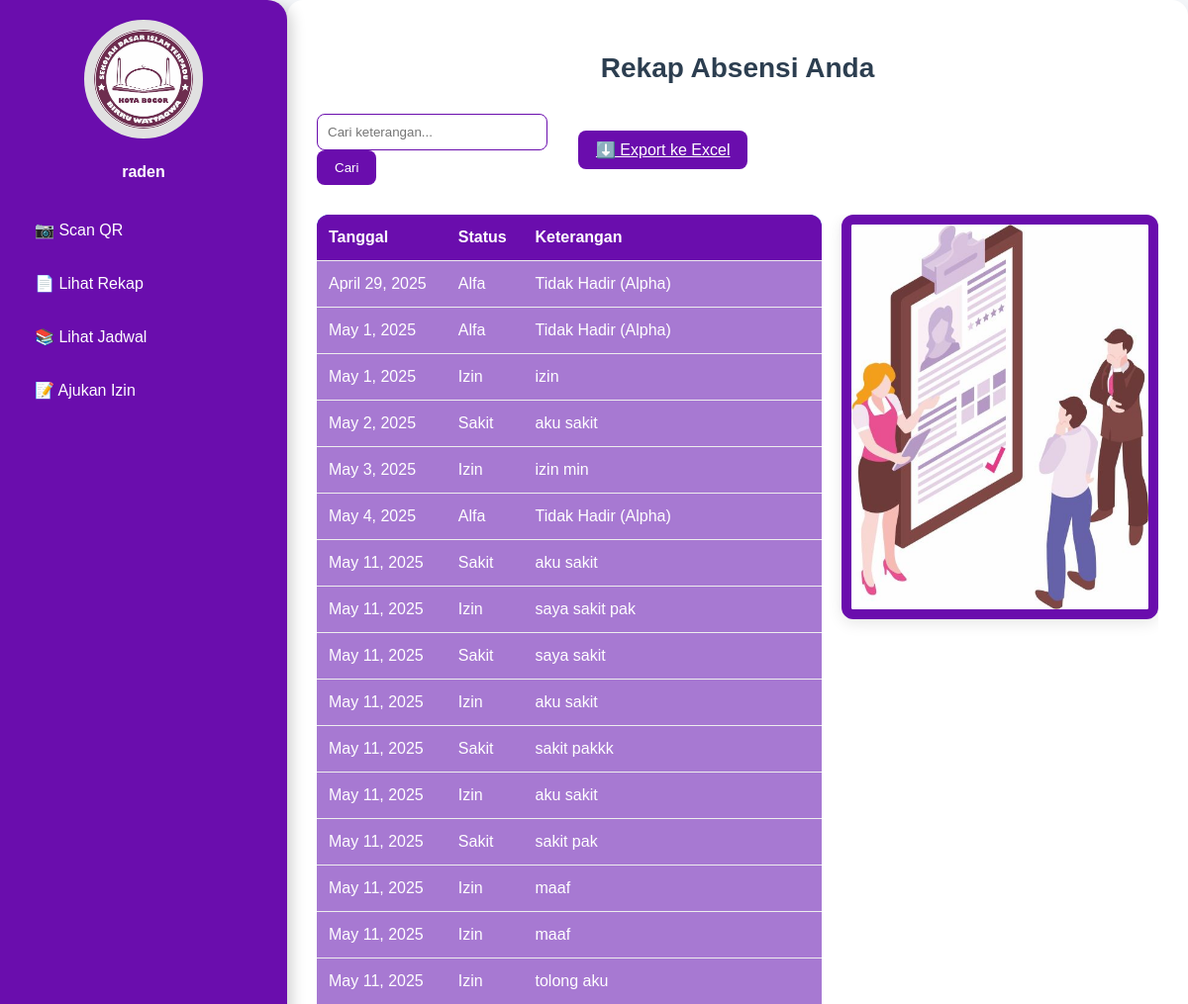
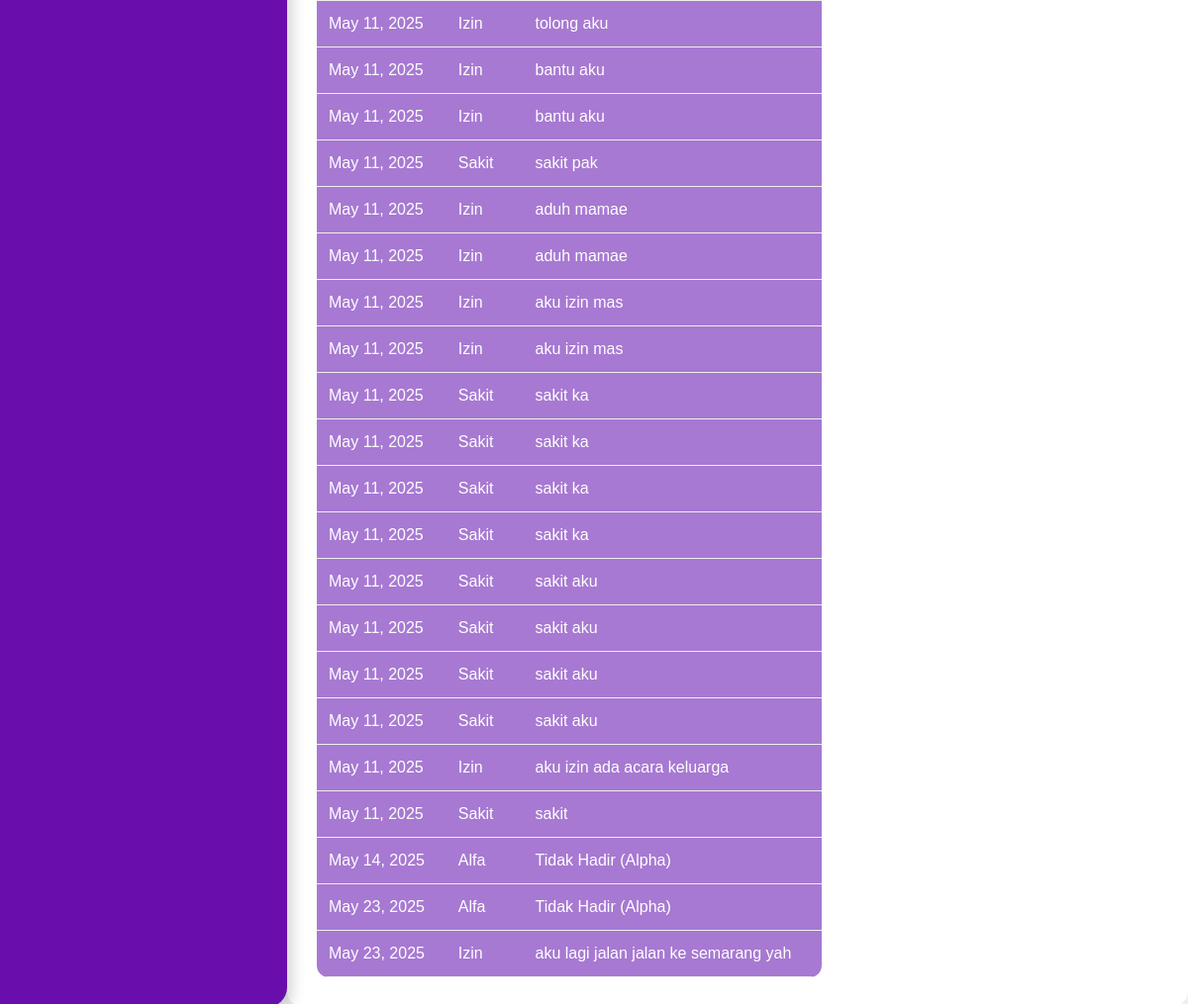
The page /rekap-guru/ (signed in) on the database its author committed (2 pictures, top to bottom).
### birruwattaqwa/models.py (models this page shows, shortened)
class Absensi(models.Model):
    STATUS_CHOICES = [
        ('Hadir', 'Hadir'),
        ('Izin', 'Izin'),
        ('Sakit', 'Sakit'),
        ('Alfa', 'Alfa'),
    ]
    guru = models.ForeignKey(User, on_delete=models.CASCADE)
    tanggal = models.DateField(auto_now_add=True)
    status = models.CharField(max_length=10, choices=STATUS_CHOICES)
    keterangan = models.TextField(blank=True, null=True)  # Keterangan umum
    bulan = models.CharField(max_length=20)  # Simpan bulan sebagai nama, bukan angka
    tahun = models.IntegerField()
    jam_absensi = models.TimeField(auto_now_add=True)
    lokasi = models.CharField(max_length=255, blank=True, null=True)
    latitude = models.FloatField(blank=True, null=True)  # Tambahkan ini
    longitude = models.FloatField(blank=True, null=True)  # Tambahkan ini
    qrcodes = models.ImageField(upload_to='qr_codes/', blank=True)

### birruwattaqwa/views.py (the view, shortened to what this page needs)
# urls.py: path('rekap-guru/', rekap_absensi_guru, name='rekap_guru'),
@login_required
def rekap_absensi_guru(request):
    user = request.user
    if not user.groups.filter(name='Guru').exists():
        return HttpResponse("Anda tidak memiliki akses ke halaman ini.", status=403)
    absensi_list = Absensi.objects.filter(guru=user)
    search_query = request.GET.get('search', '')
    if search_query:
        absensi_list = absensi_list.filter(keterangan__icontains=search_query)
    return render(request, 'birruwattaqwa/guru/rekap_guru.html', {
        'absensi_list': absensi_list,
        'search_query': search_query,
    })

### birruwattaqwa/templates/birruwattaqwa/guru/rekap_guru.html (shortened to what this page needs)
{% load static %}
<!DOCTYPE html>
<html lang="en">
<head>
    <link rel="stylesheet" href="{% static 'css/guru/rekap_guru.css' %}">
    <link rel="stylesheet" href="{% static 'css/guru/Dash_rekap.css' %}">
</head>
<body>
    <div class="dashboard">
        <div class="sidebar">
            <div class="profile">
                <a href="{% url 'dashboard_guru' %}">
                    <img src="/media/logo.jpeg" alt="Foto Guru">
                </a>
                <h4>{{ request.user.username }}</h4>
            </div>
            <ul>
                <li><a href="{% url 'scan_qr_view' %}">📷 Scan QR</a></li>
                <li><a href="{% url 'rekap_guru' %}">📄 Lihat Rekap</a></li>
                <li><a href="{% url 'jadwal_guru' %}">📚 Lihat Jadwal</a></li>
                <li><a href="{% url 'absent' %}">📝 Ajukan Izin</a></li>
            </ul>
        </div>
        <div class="content">
            <h2>Rekap Absensi Anda</h2>
            <div class="actions">
                <form method="get" class="search-bar">
                    <input type="text" name="search" placeholder="Cari keterangan..." value="{{ search_query }}">
                    <button type="submit" class="btn">Cari</button>
                </form>
                <a href="?export=true" class="btn">⬇️ Export ke Excel</a>
            </div>
            <div class="table-wrapper">
                <table>
                    <thead>
                        <tr>
                            <th>Tanggal</th>
                            <th>Status</th>
                            <th>Keterangan</th>
                        </tr>
                    </thead>
                    <tbody>
                        {% for absen in absensi_list %}
                            <tr>
                                <td>{{ absen.tanggal }}</td>
                                <td>{{ absen.status }}</td>
                                <td>{{ absen.keterangan|default:"-" }}</td>
                            </tr>
                        {% empty %}
                            <tr>
                                <td colspan="3">Tidak ada data absensi.</td>
                            </tr>
                        {% endfor %}
                    </tbody>
                </table>
                <div class="form-image">
                    <img src="/media/absen.jpeg" alt="Ilustrasi Absensi">
                </div>
            </div>
        </div>
    </div>
</body>
</html>

### birruwattaqwa/static/css/guru/rekap_guru.css (style rules this page uses)
body { font-family: 'Poppins', sans-serif; background: #f0f4f8; margin: 0; padding: 0; color: #333; }
.content { flex: 1; padding: 30px; background: #fff; border-radius: 16px; box-shadow: 0 10px 25px rgba(0, 0, 0, 0.08); overflow-y: auto; margin-left: 290px; }
h2 { font-size: 28px; color: #2c3e50; text-align: center; margin-bottom: 30px; }
.actions { display: flex; align-items: center; margin-bottom: 30px; }
.actions .search-bar input { padding: 10px; width: 80%; border-radius: 8px; border: 1px solid #6a0dad; transition: 0.3s ease; justify-content: space-between; }
.actions .btn { padding: 10px 18px; background-color: #6a0dad; border: none; color: white; border-radius: 8px; cursor: pointer; transition: 0.3s; font-weight: 500; }
.table-wrapper { overflow-x: auto; display: flex; align-items: flex-start; gap: 20px; margin-top: 20px; }
.table-wrapper table { flex: 1; min-width: 0; }
.form-image { flex: fixed; text-align: center; }
.form-image img { width: 100%; height: auto; border-radius: 12px; box-shadow: 0 4px 15px rgba(0, 0, 0, 0.1); animation: fadeIn 0.8s ease; border-color: #6a0dad; }
table { width: 100%; border-collapse: collapse; border-radius: 12px; overflow: hidden; }
thead { background-color: #6a0dad; color: white; }
th { padding: 12px 16px; text-align: center; border-bottom: 1px solid #e6e6e6; background-color: #6a0dad; }
td { padding: 12px 16px; text-align: center; border-bottom: 1px solid #e6e6e6; background-color: #a779d2; color: white; }
tbody td { word-break: break-word; }

### birruwattaqwa/static/css/guru/dash_rekap.css (style rules this page uses)
body { font-family: 'Poppins', sans-serif; margin: 0; padding: 0; display: flex; min-height: 100vh; background-color: #f5f7fa; color: #333; }
.dashboard { display: flex; min-height: 100vh; width: 100%; box-sizing: border-box; }
.sidebar { width: 250px; background-color: #6a0dad; color: white; padding: 20px; border-radius: 0 20px 20px 0; box-shadow: 4px 4px 15px rgba(0, 0, 0, 0.2); position: fixed; top: 0; bottom: 0; left: 0; }
.sidebar .profile { text-align: center; margin-bottom: 30px; }
.sidebar .profile img { width: 100px; height: 100px; border-radius: 50%; object-fit: cover; transition: transform 0.3s ease-in-out; }
.sidebar ul { list-style: none; padding: 0; }
.sidebar ul li { margin: 15px 0; }
.sidebar ul li a { color: white; text-decoration: none; display: block; padding: 10px 15px; border-radius: 12px; transition: background-color 0.3s, transform 0.3s; }
h2 { text-align: center; font-weight: 600; margin-bottom: 30px; color: #2c3e50; }
table { width: 100%; border-collapse: collapse; animation: slideUp 0.5s ease; }
table thead { background: #3498db; color: white; }
table th, table td { padding: 14px 12px; text-align: left; border-bottom: 1px solid #eee; }
img { width: 100%; max-width: 300px; border: 10px solid #e1e1e1; border-radius: 20px; background: white; }

### rows shown on the page
Absensi: tanggal "April 29, 2025", status "Alfa", keterangan "Tidak Hadir (Alpha)"
Absensi: tanggal "May 1, 2025", status "Alfa", keterangan "Tidak Hadir (Alpha)"
Absensi: tanggal "May 1, 2025", status "Izin", keterangan "izin"
Absensi: tanggal "May 2, 2025", status "Sakit", keterangan "aku sakit"
Absensi: tanggal "May 3, 2025", status "Izin", keterangan "izin min"
Absensi: tanggal "May 4, 2025", status "Alfa", keterangan "Tidak Hadir (Alpha)"
Absensi: tanggal "May 11, 2025", status "Sakit", keterangan "aku sakit"
Absensi: tanggal "May 11, 2025", status "Izin", keterangan "saya sakit pak"
Absensi: tanggal "May 11, 2025", status "Sakit", keterangan "saya sakit"
Absensi: tanggal "May 11, 2025", status "Izin", keterangan "aku sakit"
Absensi: tanggal "May 11, 2025", status "Sakit", keterangan "sakit pakkk"
Absensi: tanggal "May 11, 2025", status "Izin", keterangan "aku sakit"
Absensi: tanggal "May 11, 2025", status "Sakit", keterangan "sakit pak"
Absensi: tanggal "May 11, 2025", status "Izin", keterangan "maaf"
Absensi: tanggal "May 11, 2025", status "Izin", keterangan "maaf"
Absensi: tanggal "May 11, 2025", status "Izin", keterangan "tolong aku"
Absensi: tanggal "May 11, 2025", status "Izin", keterangan "tolong aku"
Absensi: tanggal "May 11, 2025", status "Izin", keterangan "bantu aku"
Absensi: tanggal "May 11, 2025", status "Izin", keterangan "bantu aku"
Absensi: tanggal "May 11, 2025", status "Sakit", keterangan "sakit pak"
Absensi: tanggal "May 11, 2025", status "Izin", keterangan "aduh mamae"
Absensi: tanggal "May 11, 2025", status "Izin", keterangan "aduh mamae"
Absensi: tanggal "May 11, 2025", status "Izin", keterangan "aku izin mas"
Absensi: tanggal "May 11, 2025", status "Izin", keterangan "aku izin mas"
Absensi: tanggal "May 11, 2025", status "Sakit", keterangan "sakit ka"
Absensi: tanggal "May 11, 2025", status "Sakit", keterangan "sakit ka"
Absensi: tanggal "May 11, 2025", status "Sakit", keterangan "sakit ka"
Absensi: tanggal "May 11, 2025", status "Sakit", keterangan "sakit ka"
Absensi: tanggal "May 11, 2025", status "Sakit", keterangan "sakit aku"
Absensi: tanggal "May 11, 2025", status "Sakit", keterangan "sakit aku"
Absensi: tanggal "May 11, 2025", status "Sakit", keterangan "sakit aku"
Absensi: tanggal "May 11, 2025", status "Sakit", keterangan "sakit aku"
Absensi: tanggal "May 11, 2025", status "Izin", keterangan "aku izin ada acara keluarga"
Absensi: tanggal "May 11, 2025", status "Sakit", keterangan "sakit"
Absensi: tanggal "May 14, 2025", status "Alfa", keterangan "Tidak Hadir (Alpha)"
Absensi: tanggal "May 23, 2025", status "Alfa", keterangan "Tidak Hadir (Alpha)"
Absensi: tanggal "May 23, 2025", status "Izin", keterangan "aku lagi jalan jalan ke semarang yah"

### other values the page prints
{{ request.user.username }} "raden"
